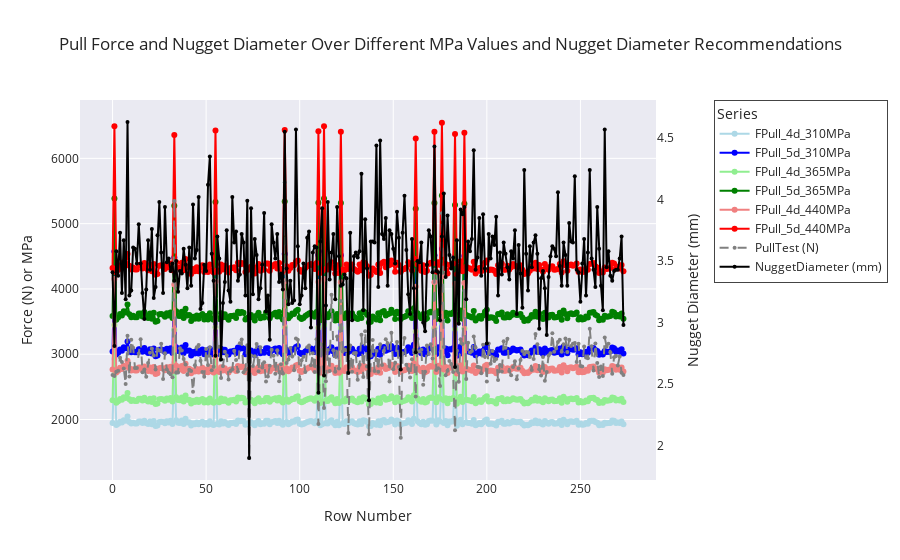

The cell this chart's notebook holds for it:
### Markdown cell above
# Graph

### Code cell
x = train_df_c.index

fig = go.Figure()

groups = {
    "310MPa": {
        "cols": ["FPull_4d_310MPa", "FPull_5d_310MPa"],
        "colors": ["lightblue", "blue"]
    },
    "365MPa": {
        "cols": ["FPull_4d_365MPa", "FPull_5d_365MPa"],
        "colors": ["lightgreen", "green"]
    },
    "440MPa": {
        "cols": ["FPull_4d_440MPa", "FPull_5d_440MPa"],
        "colors": ["lightcoral", "red"]
    }
}

for info in groups.values():
    for col, col_color in zip(info["cols"], info["colors"]):
        fig.add_trace(
            go.Scatter(
                x=x,
                y=train_df_c[col],
                mode="lines+markers",
                name=col,
                line=dict(color=col_color, width=2),
                marker=dict(color=col_color)
            )
        )

fig.add_trace(
    go.Scatter(
        x=x,
        y=train_df_c["PullTest (N)"],
        mode="lines+markers",
        name="PullTest (N)",
        line=dict(color="grey", width=2, dash="dash"),
        marker=dict(color="grey", size=4)
    )
)

fig.add_trace(
    go.Scatter(
        x=x,
        y=train_df_c["NuggetDiameter (mm)"],
        mode="lines+markers",
        name="NuggetDiameter (mm)",
        line=dict(color="black", width=2),
        marker=dict(color="black", size=4),
        yaxis="y2"
    )
)

fig.update_layout(
    title="Pull Force and Nugget Diameter Over Different MPa Values and Nugget Diameter Recommendations",
    xaxis_title="Row Number",
    yaxis=dict(
        title="Force (N) or MPa",
        showgrid=True
    ),
    yaxis2=dict(
        title="Nugget Diameter (mm)",
        overlaying="y",
        side="right",
        showgrid=False
    ),
    legend_title="Series",
    template="seaborn",
    legend=dict(
        x=1.1,        # push legend past the right edge
        y=1,
        xanchor="left",
        borderwidth=1
    ),
    margin=dict(r=200)  # give extra room on right for the legend
)

fig.show()

### Figure 1 — Plotly figure (JSON) as saved in the notebook; plotly's stock layout.template omitted (floating-point values rounded to 4 significant figures; data arrays with more than 128 entries replaced by an {"elided": "..."} marker saying what was removed)
{"data": [{"line": {"color": "lightblue", "width": 2}, "marker": {"color": "lightblue"}, "mode": "lines+markers", "name": "FPull_4d_310MPa", "type": "scatter", "x": {"elided": "274 int values"}, "y": {"elided": "274 float values"}}, {"line": {"color": "blue", "width": 2}, "marker": {"color": "blue"}, "mode": "lines+markers", "name": "FPull_5d_310MPa", "type": "scatter", "x": {"elided": "274 int values"}, "y": {"elided": "274 float values"}}, {"line": {"color": "lightgreen", "width": 2}, "marker": {"color": "lightgreen"}, "mode": "lines+markers", "name": "FPull_4d_365MPa", "type": "scatter", "x": {"elided": "274 int values"}, "y": {"elided": "274 float values"}}, {"line": {"color": "green", "width": 2}, "marker": {"color": "green"}, "mode": "lines+markers", "name": "FPull_5d_365MPa", "type": "scatter", "x": {"elided": "274 int values"}, "y": {"elided": "274 float values"}}, {"line": {"color": "lightcoral", "width": 2}, "marker": {"color": "lightcoral"}, "mode": "lines+markers", "name": "FPull_4d_440MPa", "type": "scatter", "x": {"elided": "274 int values"}, "y": {"elided": "274 float values"}}, {"line": {"color": "red", "width": 2}, "marker": {"color": "red"}, "mode": "lines+markers", "name": "FPull_5d_440MPa", "type": "scatter", "x": {"elided": "274 int values"}, "y": {"elided": "274 float values"}}, {"line": {"color": "grey", "dash": "dash", "width": 2}, "marker": {"color": "grey", "size": 4}, "mode": "lines+markers", "name": "PullTest (N)", "type": "scatter", "x": {"elided": "274 int values"}, "y": {"elided": "274 float values"}}, {"line": {"color": "black", "width": 2}, "marker": {"color": "black", "size": 4}, "mode": "lines+markers", "name": "NuggetDiameter (mm)", "type": "scatter", "x": {"elided": "274 int values"}, "y": {"elided": "274 float values"}, "yaxis": "y2"}], "layout": {"legend": {"borderwidth": 1, "title": {"text": "Series"}, "x": 1.1, "xanchor": "left", "y": 1}, "margin": {"r": 200}, "title": {"text": "Pull Force and Nugget Diameter Over Different MPa Values and Nugget Diameter Recommendations"}, "xaxis": {"title": {"text": "Row Number"}}, "yaxis": {"showgrid": true, "title": {"text": "Force (N) or MPa"}}, "yaxis2": {"overlaying": "y", "showgrid": false, "side": "right", "title": {"text": "Nugget Diameter (mm)"}}}}
